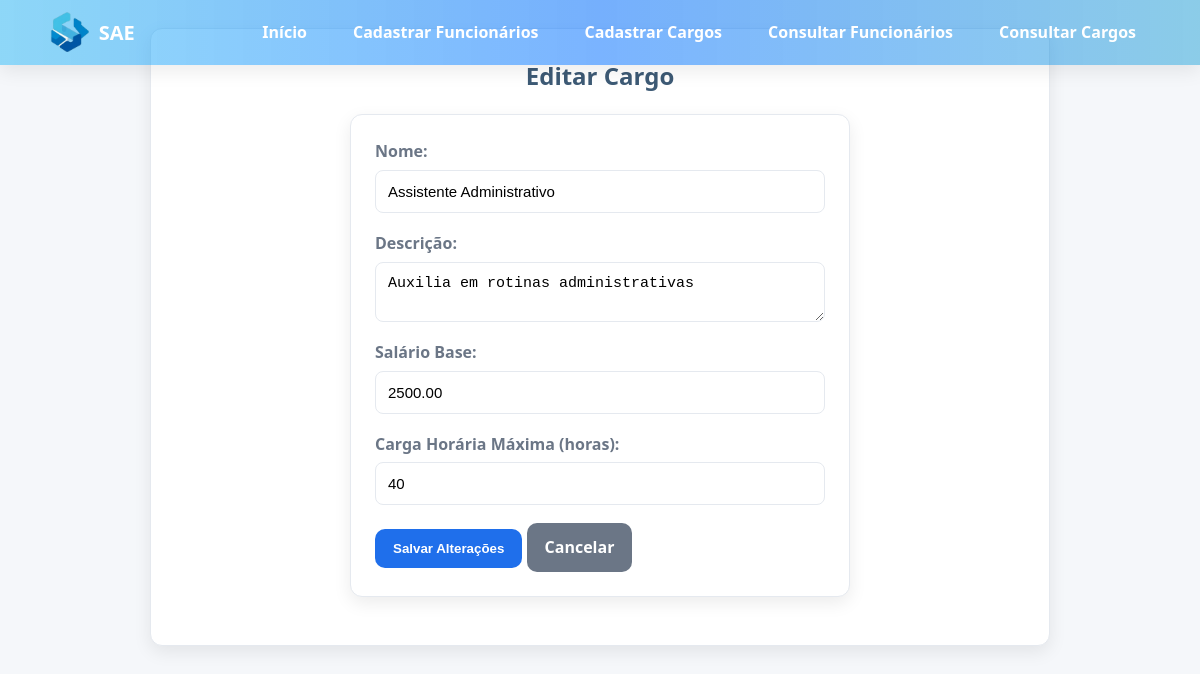
Page /consulta_cargos.php?editar=3 on the committed database.
### tables this page shows
CREATE TABLE cargos (
    id_cargo INT AUTO_INCREMENT PRIMARY KEY,
    nome_cargo VARCHAR(100) NOT NULL UNIQUE, 
    descricao TEXT,
    salario_base DECIMAL(10,2) NOT NULL,
    carga_horaria_max INT NOT NULL
);

### consulta_cargos.php (the view, shortened to what this page needs)
<?php
require 'conect_bd.php';
include 'header.php';
if (isset($_GET['editar'])) {
    $id = intval($_GET['editar']);
    $dados = $conn->query("SELECT * FROM cargos WHERE id_cargo=$id")->fetch_assoc();
    ?>
    <!doctype html>
    <html lang="pt-br">
    <head>
        <link rel="stylesheet" href="style.css">
    </head>
    <body>
    <div class="container">
        <h2>Editar Cargo</h2>
        <form method="post">
            <label>Nome:</label>
            <input name="nome_cargo" value="<?=htmlspecialchars($dados['nome_cargo'])?>" required>
            <label>Descrição:</label>
            <textarea name="descricao" required><?=htmlspecialchars($dados['descricao'])?></textarea>
            <label>Salário Base:</label>
            <input type="number" step="0.01" name="salario_base" value="<?=$dados['salario_base']?>" required>
            <label>Carga Horária Máxima (horas):</label>
            <input type="number" name="carga_horaria_max" min="1" max="60" value="<?=$dados['carga_horaria_max']?>" required>
            <button type="submit" class="btn-primary">Salvar Alterações</button>
            <a href="consulta_cargos.php" class="btn-primary" style="background:#6b7686;">Cancelar</a>
        </form>
    </div>
    </body>
    </html>
    <?php
    exit;
}
?>

### style.css (style rules this page uses)
:root { --bg-page: #f5f7fa; --bg-card: #ffffff; --text-strong: #f8f3f3; --text: #3d5a75; --text-soft: #6b7686; --line: #e5e9ef; --accent: #1f6feb; --danger: #d32f2f; --radius: 12px; --shadow: 0 6px 18px rgba(0,0,0,.08); }
* { margin:0;padding:0;box-sizing:border-box; }
body { font-family: 'Segoe UI', Roboto, sans-serif; background: var(--bg-page); color: var(--text); line-height:1.55; }
.container { max-width:900px; margin:28px auto; padding:28px; background:var(--bg-card); border:1px solid var(--line); border-radius:var(--radius); box-shadow:var(--shadow); text-align: center; }
form { background:var(--bg-card); border:1px solid var(--line); padding:24px; border-radius:var(--radius); box-shadow:var(--shadow); max-width:500px; margin:20px auto; text-align: left; }
label { display:block; margin-bottom:6px; font-weight:600; color:var(--text-soft); }
input,select,textarea { width:100%; padding:12px; border:1px solid var(--line); border-radius:8px; margin-bottom:18px; font-size:15px; }
button,.btn-primary { background:var(--accent); color:#fff; border:none; padding:12px 18px; border-radius:10px; font-weight:700; cursor:pointer; text-decoration:none; display:inline-block; }

### rows in the picture
cargos: nome_cargo "Assistente Administrativo", descricao "Auxilia em rotinas administrativas", salario_base "2500.00", carga_horaria_max "40"
